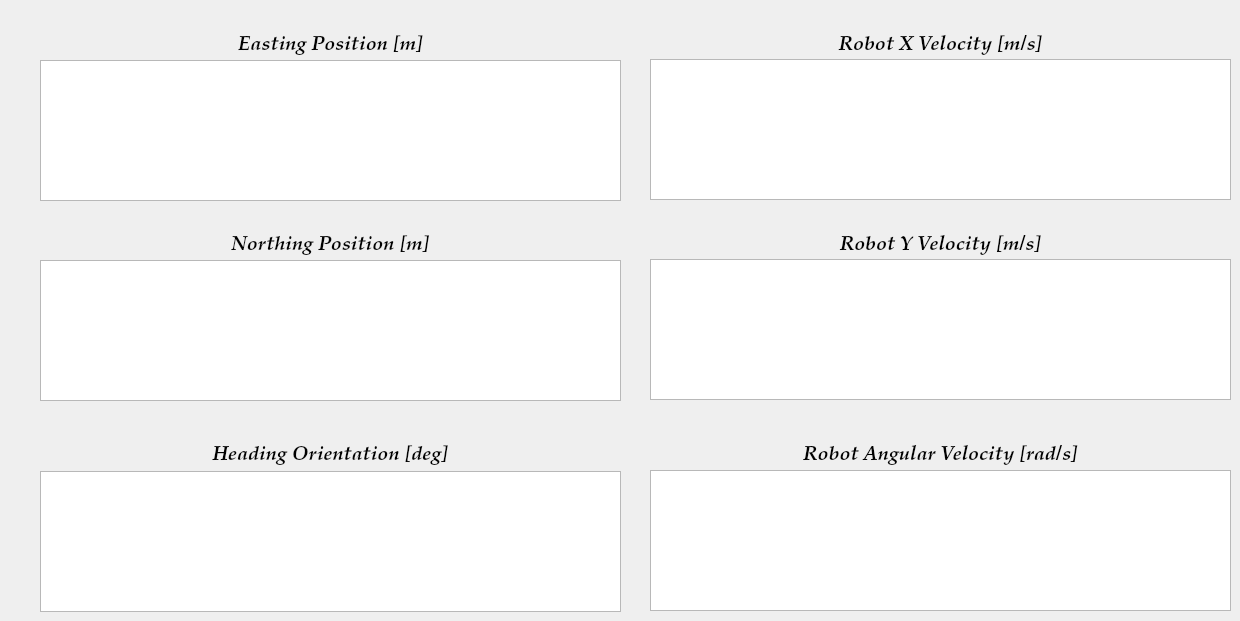
    <widget class="QWidget" name="Sensors">
     <attribute name="icon">
      <iconset>
       <normaloff>:/images/noun_Graph_1495300.png</normaloff>:/images/noun_Graph_1495300.png</iconset>
     </attribute>
     <attribute name="title">
      <string>Sensors</string>
     </attribute>
     <widget class="PlotWidget" name="Heading_Orientation_view">
      <property name="geometry">
       <rect>
        <x>40</x>
        <y>471</y>
        <width>581</width>
        <height>141</height>
       </rect>
      </property>
     </widget>
     <widget class="PlotWidget" name="Northing_Position_view">
      <property name="geometry">
       <rect>
        <x>40</x>
        <y>260</y>
        <width>581</width>
        <height>141</height>
       </rect>
      </property>
     </widget>
     <widget class="PlotWidget" name="Easting_Position_view">
      <property name="geometry">
       <rect>
        <x>40</x>
        <y>60</y>
        <width>581</width>
        <height>141</height>
       </rect>
      </property>
     </widget>
     <widget class="PlotWidget" name="Robot_X_Velocity_view">
      <property name="geometry">
       <rect>
        <x>650</x>
        <y>59</y>
        <width>581</width>
        <height>141</height>
       </rect>
      </property>
     </widget>
     <widget class="PlotWidget" name="Robot_Ang_Velocity_view">
      <property name="geometry">
       <rect>
        <x>650</x>
        <y>470</y>
        <width>581</width>
        <height>141</height>
       </rect>
      </property>
     </widget>
     <widget class="QLabel" name="Easting_Position_label">
      <property name="geometry">
       <rect>
        <x>40</x>
        <y>30</y>
        <width>581</width>
        <height>31</height>
       </rect>
      </property>
      <property name="font">
       <font>
        <family>URW Palladio L</family>
        <pointsize>15</pointsize>
        <weight>75</weight>
        <italic>true</italic>
        <bold>true</bold>
       </font>
      </property>
      <property name="text">
       <string>Easting Position [m]</string>
      </property>
      <property name="alignment">
       <set>Qt::AlignCenter</set>
      </property>
     </widget>
     <widget class="QLabel" name="Robot_X_Velocity_label">
      <property name="geometry">
       <rect>
        <x>650</x>
        <y>30</y>
        <width>581</width>
        <height>31</height>
       </rect>
      </property>
      <property name="font">
       <font>
        <family>URW Palladio L</family>
        <pointsize>15</pointsize>
        <weight>75</weight>
        <italic>true</italic>
        <bold>true</bold>
       </font>
      </property>
      <property name="text">
       <string>Robot X Velocity [m/s]</string>
      </property>
      <property name="alignment">
       <set>Qt::AlignCenter</set>
      </property>
     </widget>
     <widget class="QLabel" name="Northing_Position_label">
      <property name="geometry">
       <rect>
        <x>40</x>
        <y>230</y>
        <width>581</width>
        <height>31</height>
       </rect>
      </property>
      <property name="font">
       <font>
        <family>URW Palladio L</family>
        <pointsize>15</pointsize>
        <weight>75</weight>
        <italic>true</italic>
        <bold>true</bold>
       </font>
      </property>
      <property name="text">
       <string>Northing Position [m]</string>
      </property>
      <property name="alignment">
       <set>Qt::AlignCenter</set>
      </property>
     </widget>
     <widget class="QLabel" name="Heading_Orientation_label">
      <property name="geometry">
       <rect>
        <x>40</x>
        <y>440</y>
        <width>581</width>
        <height>31</height>
       </rect>
      </property>
      <property name="font">
       <font>
        <family>URW Palladio L</family>
        <pointsize>15</pointsize>
        <weight>75</weight>
        <italic>true</italic>
        <bold>true</bold>
       </font>
      </property>
      <property name="text">
       <string>Heading Orientation [deg]</string>
      </property>
      <property name="alignment">
       <set>Qt::AlignCenter</set>
      </property>
     </widget>
     <widget class="QLabel" name="Robot_Ang_Velocity_label">
      <property name="geometry">
       <rect>
        <x>650</x>
        <y>440</y>
        <width>581</width>
        <height>31</height>
       </rect>
      </property>
      <property name="font">
       <font>
        <family>URW Palladio L</family>
        <pointsize>15</pointsize>
        <weight>75</weight>
        <italic>true</italic>
        <bold>true</bold>
       </font>
      </property>
      <property name="text">
       <string>Robot Angular Velocity [rad/s]</string>
      </property>
      <property name="alignment">
       <set>Qt::AlignCenter</set>
      </property>
     </widget>
     <widget class="PlotWidget" name="Robot_Y_Velocity_view">
      <property name="geometry">
       <rect>
        <x>650</x>
        <y>259</y>
        <width>581</width>
        <height>141</height>
       </rect>
      </property>
     </widget>
     <widget class="QLabel" name="Robot_Y_Velocity_label">
      <property name="geometry">
       <rect>
        <x>650</x>
        <y>230</y>
        <width>581</width>
        <height>31</height>
       </rect>
      </property>
      <property name="font">
       <font>
        <family>URW Palladio L</family>
        <pointsize>15</pointsize>
        <weight>75</weight>
        <italic>true</italic>
        <bold>true</bold>
       </font>
      </property>
      <property name="text">
       <string>Robot Y Velocity [m/s]</string>
      </property>
      <property name="alignment">
       <set>Qt::AlignCenter</set>
      </property>
     </widget>
    </widget>
